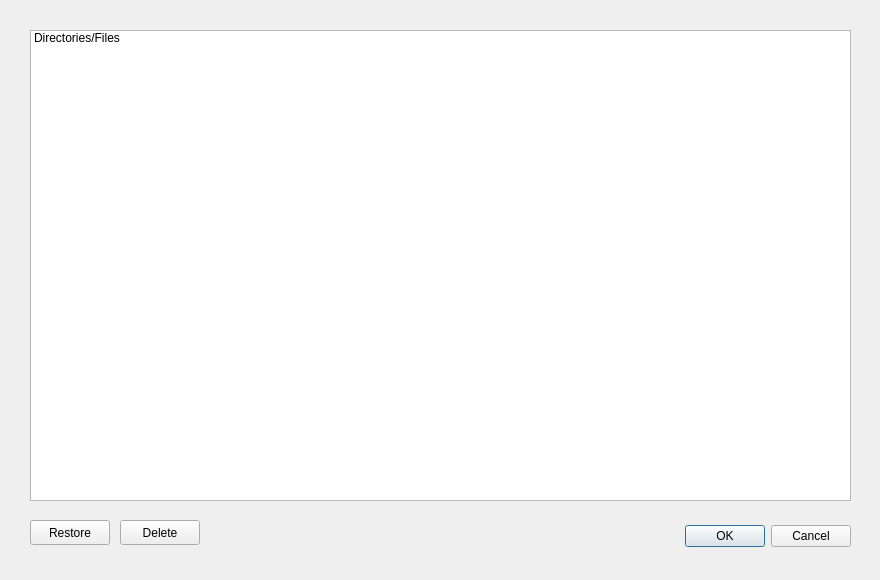
<?xml version="1.0" encoding="UTF-8"?>
<ui version="4.0">
 <class>Quarantine</class>
 <widget class="QDialog" name="Quarantine">
  <property name="geometry">
   <rect>
    <x>0</x>
    <y>0</y>
    <width>880</width>
    <height>580</height>
   </rect>
  </property>
  <property name="windowTitle">
   <string>Dialog</string>
  </property>
  <widget class="QDialogButtonBox" name="buttonBox">
   <property name="geometry">
    <rect>
     <x>510</x>
     <y>520</y>
     <width>341</width>
     <height>32</height>
    </rect>
   </property>
   <property name="orientation">
    <enum>Qt::Horizontal</enum>
   </property>
   <property name="standardButtons">
    <set>QDialogButtonBox::Cancel|QDialogButtonBox::Ok</set>
   </property>
  </widget>
  <widget class="QListWidget" name="listWidget">
   <property name="geometry">
    <rect>
     <x>30</x>
     <y>30</y>
     <width>821</width>
     <height>471</height>
    </rect>
   </property>
   <item>
    <property name="text">
     <string>Directories/Files</string>
    </property>
   </item>
  </widget>
  <widget class="QPushButton" name="pushButton">
   <property name="geometry">
    <rect>
     <x>30</x>
     <y>520</y>
     <width>80</width>
     <height>25</height>
    </rect>
   </property>
   <property name="text">
    <string>Restore</string>
   </property>
  </widget>
  <widget class="QPushButton" name="pushButton_2">
   <property name="geometry">
    <rect>
     <x>120</x>
     <y>520</y>
     <width>80</width>
     <height>25</height>
    </rect>
   </property>
   <property name="text">
    <string>Delete</string>
   </property>
  </widget>
 </widget>
 <resources/>
 <connections>
  <connection>
   <sender>buttonBox</sender>
   <signal>accepted()</signal>
   <receiver>Quarantine</receiver>
   <slot>accept()</slot>
   <hints>
    <hint type="sourcelabel">
     <x>248</x>
     <y>254</y>
    </hint>
    <hint type="destinationlabel">
     <x>157</x>
     <y>274</y>
    </hint>
   </hints>
  </connection>
  <connection>
   <sender>buttonBox</sender>
   <signal>rejected()</signal>
   <receiver>Quarantine</receiver>
   <slot>reject()</slot>
   <hints>
    <hint type="sourcelabel">
     <x>316</x>
     <y>260</y>
    </hint>
    <hint type="destinationlabel">
     <x>286</x>
     <y>274</y>
    </hint>
   </hints>
  </connection>
 </connections>
</ui>
